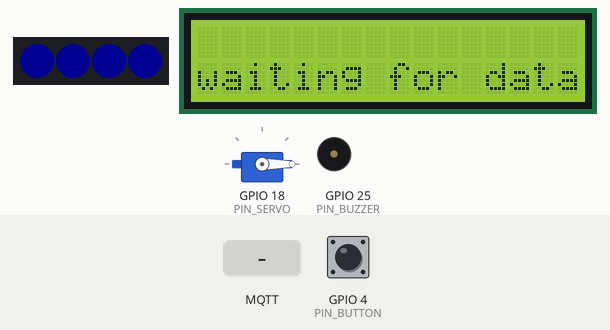
A program run on a simulated ESP32. Parts: servo, 4 RGB LEDs in strip order, left to right, 16×2 character LCD, buzzer (waves = sounding). The inputs (shaded band) are chosen by the test bench; at power-on: GPIO 4 (PIN_BUTTON) HIGH. Dim RGB values are drawn brighter than linear; WiFi joins after 1.5 s; servers stay silent unless stated; the local clock reads 2024-03-15 10:24:30 at power-on unless the program sets it; random numbers use the default seed unless the program sets one; no MQTT or app messages arrive unless stated; servo pulses on a pin are drawn as a servo (544–2400 µs = 0–180°); what the program prints to the serial monitor is not drawn.

Above: at 4.9 s.
5.0 s: MQTT message "Floor 3" arrives on the first subscribed topic
At 6.2 s:
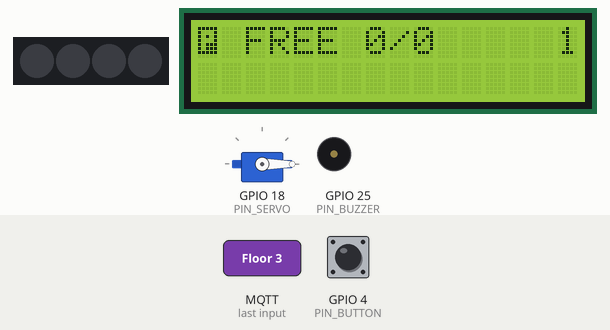
8.0 s: GPIO 4 (PIN_BUTTON) pulled LOW for 0.15 s
At 9.3 s:
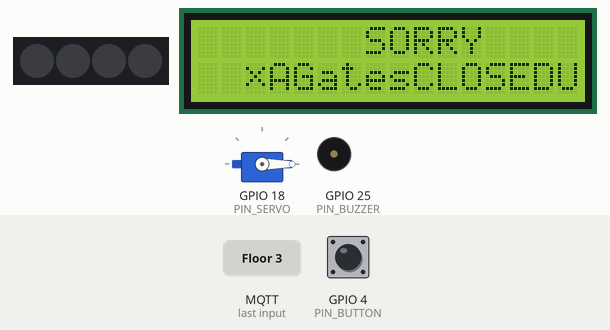
10.0 s: MQTT message "F3" arrives on the first subscribed topic
13.0 s: MQTT message "0" arrives on the first subscribed topic
At 13.21 s:
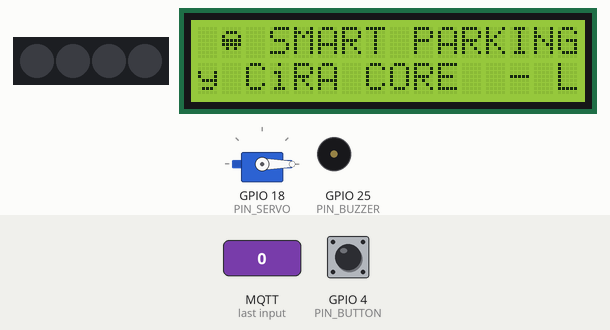
15.3 s: GPIO 4 (PIN_BUTTON) pulled LOW for 1 s
At 16.6 s:
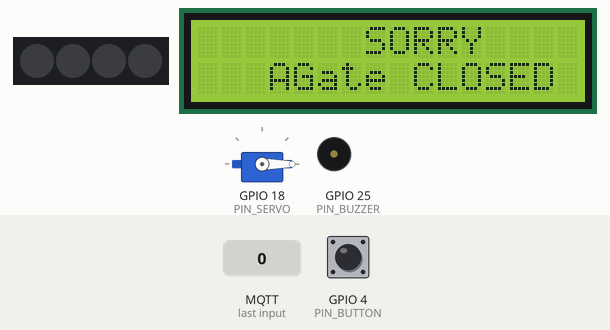
22.3 s: GPIO 4 (PIN_BUTTON) pulled LOW for 0.15 s
At 27.88 s:
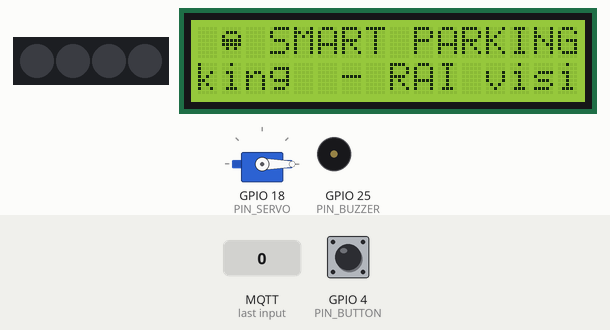
Timing chart, 0 to 29.2 s (numbered marks = the images above; inputs shaded):
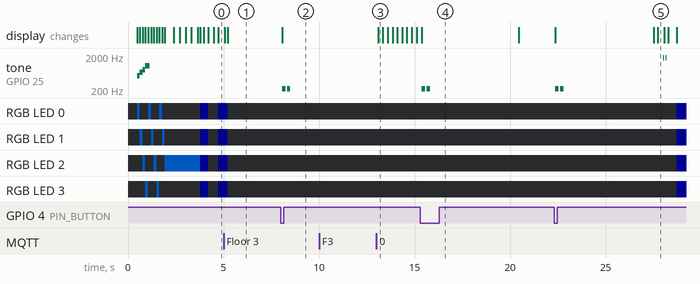

Measured:
- after the input at 8.0 s, tone on GPIO 25 (PIN_BUZZER): alternates 220 Hz for 0.18 s and silent for 0.08 s, 4 changes in all, then stays silent, starting after 0.06 s; the display: changes after 0.06 s (image 2)
- after the input at 10.0 s, every drawn part: stays the same
- after the input at 15.3 s, tone on GPIO 25 (PIN_BUZZER): alternates 220 Hz for 0.18 s and silent for 0.08 s, 4 changes in all, then stays silent, starting after 0.07 s

The program:

main.cpp
```cpp
// Smart Parking AI - floor sign (ESP32 + LCD2004 I2C) - PlatformIO / Wokwi VS Code
// Receives "Floor 1,1,3;Floor 2,1,2;Floor 3,2,3;Floor 4,5,12"  (name,free,total;...  free=-1 -> offline)
//
// Features
//  - LCD frame buffer: only changed characters are written (no more garbled text like "OFee")
//  - custom icons (car, arrow, check, cross, P) + bar graph per floor
//  - auto-rotating pages: FLOORS / GUIDE (recommended floor + animated arrows + marquee)
//  - NeoPixel per floor: green = plenty, amber = almost full, red = full, purple = offline
//  - buzzer: chime when a spot frees up after being full, alert when the lot becomes full
//  - entry gate demo: press the button ("car arrives") -> LCD guides the driver, servo gate opens
//  - NTP clock (Thailand time)
#include <Arduino.h>
#include <Wire.h>
#include <WiFi.h>
#include <time.h>
#include <PubSubClient.h>
#include <LiquidCrystal_I2C.h>
#include <Adafruit_NeoPixel.h>

const char* WIFI_SSID = "Wokwi-GUEST";
const char* WIFI_PASS = "";
const char* MQTT_HOST = "broker.hivemq.com";   // demo only; real device -> local Mosquitto IP
const uint16_t MQTT_PORT = 1883;
const char* TOPIC = "cpe447-happywheel-7f3a/parking/summary";  // must match Node-RED

// ---------- pins ----------
const int PIN_PIXELS = 13;   // NeoPixel chain, one LED per floor
const int PIN_BUZZER = 25;
const int PIN_BUTTON = 4;    // "car arrives" at the entrance (to GND)
const int PIN_SERVO  = 18;   // entry gate
const int NUM_PIXELS = 4;

// ---------- custom LCD characters ----------
enum { CH_CAR = 0, CH_ARROW, CH_EMPTY, CH_CHECK, CH_CROSS, CH_P, CH_DOT, CH_WHEEL };
const uint8_t CH_FULL = 0xFF;  // built-in solid block
byte gCar[8]   = {0b00000, 0b01110, 0b10001, 0b11111, 0b11111, 0b01010, 0b00000, 0b00000};
byte gArrow[8] = {0b00000, 0b01000, 0b01100, 0b01110, 0b01100, 0b01000, 0b00000, 0b00000};
byte gEmpty[8] = {0b11111, 0b10001, 0b10001, 0b10001, 0b10001, 0b10001, 0b11111, 0b00000};
byte gCheck[8] = {0b00000, 0b00001, 0b00011, 0b10110, 0b11100, 0b01000, 0b00000, 0b00000};
byte gCross[8] = {0b00000, 0b10001, 0b01010, 0b00100, 0b01010, 0b10001, 0b00000, 0b00000};
byte gP[8]     = {0b11111, 0b10001, 0b10101, 0b10001, 0b10111, 0b10111, 0b11111, 0b00000};
byte gDot[8]   = {0b00000, 0b00000, 0b01110, 0b01110, 0b01110, 0b00000, 0b00000, 0b00000};
byte gWheel[8] = {0b00110, 0b00110, 0b00100, 0b00111, 0b01100, 0b10010, 0b10010, 0b01100};  // wheelchair (accessible)

LiquidCrystal_I2C* lcd = nullptr;
Adafruit_NeoPixel pixels(NUM_PIXELS, PIN_PIXELS, NEO_GRB + NEO_KHZ800);
WiFiClient net;
PubSubClient mqtt(net);

// ---------- parking data ----------
struct Floor { char name[12]; int free; int total; int pwd; };   // pwd = free accessible spots (not counted in free)
Floor floors[6];
int nFloors = 0;
unsigned long lastMsg = 0;
bool haveData = false;
int lastTotalFree = -1;

int totalFree()  { int s = 0; for (int i = 0; i < nFloors; i++) if (floors[i].free > 0) s += floors[i].free; return s; }
int totalSlots() { int s = 0; for (int i = 0; i < nFloors; i++) if (floors[i].free >= 0) s += floors[i].total; return s; }  // skip offline floors
int onlineFloors() { int s = 0; for (int i = 0; i < nFloors; i++) if (floors[i].free >= 0) s++; return s; }
int bestFloor() {  // most free spots among online floors, -1 if none
  int b = -1;
  for (int i = 0; i < nFloors; i++)
    if (floors[i].free > 0 && (b < 0 || floors[i].free > floors[b].free)) b = i;
  return b;
}
bool stale() { return !haveData || millis() - lastMsg > 15000; }
// "F1 F2" list of floors that have a free accessible spot ("" if none)
void pwdFloors(char* out, int n) {
  out[0] = 0;
  for (int i = 0; i < nFloors; i++)
    if (floors[i].free >= 0 && floors[i].pwd > 0) {
      const char* d = floors[i].name + strlen(floors[i].name);
      while (d > floors[i].name && isdigit((unsigned char)d[-1])) d--;
      char t[6]; snprintf(t, sizeof t, "%sF%s", out[0] ? " " : "", *d ? d : "?");
      strncat(out, t, n - strlen(out) - 1);
    }
}

// ---------- LCD frame buffer (write only what changed) ----------
uint8_t want[4][20], have[4][20];

void clearFrame() { memset(want, ' ', sizeof want); }
void put(int r, int c, const char* s) { for (; *s && c < 20; s++, c++) if (c >= 0) want[r][c] = (uint8_t)*s; }
void putc_(int r, int c, uint8_t ch) { if (c >= 0 && c < 20) want[r][c] = ch; }
void putCenter(int r, const char* s) { put(r, (20 - (int)strlen(s)) / 2, s); }

void printFrame() {  // mirror to serial terminal (readable icons)
  for (int r = 0; r < 4; r++) {
    String s = "LCD" + String(r) + "| ";
    for (int c = 0; c < 20; c++) {
      uint8_t ch = want[r][c];
      s += ch == CH_FULL ? '#' : ch == CH_EMPTY ? '.' : ch == CH_CAR ? 'C' : ch == CH_ARROW ? '>' :
           ch == CH_CHECK ? 'v' : ch == CH_CROSS ? 'x' : ch == CH_P ? 'P' : ch == CH_DOT ? 'o' :
           ch == CH_WHEEL ? 'W' : (char)ch;
    }
    Serial.println(s);
  }
}

void flush() {
  if (!lcd) return;
  for (int r = 0; r < 4; r++) {
    int c = 0;
    while (c < 20) {
      if (want[r][c] == have[r][c]) { c++; continue; }
      lcd->setCursor(c, r);                       // one cursor move per run of changed chars
      while (c < 20 && want[r][c] != have[r][c]) { lcd->write(want[r][c]); have[r][c] = want[r][c]; c++; }
    }
  }
}

// ---------- buzzer (non-blocking melodies) ----------
struct Note { uint16_t f, ms; };
const Note M_BOOT[]  = {{523, 90}, {659, 90}, {784, 90}, {1047, 160}};
const Note M_FREE[]  = {{880, 120}, {0, 40}, {1175, 180}};
const Note M_FULL[]  = {{392, 220}, {0, 60}, {262, 320}};
const Note M_GATE[]  = {{1047, 80}, {0, 40}, {1319, 80}, {0, 40}, {1568, 140}};
const Note M_DENY[]  = {{220, 180}, {0, 80}, {220, 180}};
const Note M_ALERT[] = {{1800, 60}, {0, 60}, {1800, 60}};
const Note* mel = nullptr; int melLen = 0, melIdx = 0; unsigned long melNext = 0;

void play(const Note* m, int n) { mel = m; melLen = n; melIdx = 0; melNext = 0; }
#define PLAY(m) play(m, sizeof(m) / sizeof(m[0]))
void buzzerLoop() {
  if (!mel || millis() < melNext) return;
  if (melIdx >= melLen) { ledcWriteTone(PIN_BUZZER, 0); mel = nullptr; return; }
  ledcWriteTone(PIN_BUZZER, mel[melIdx].f);
  melNext = millis() + mel[melIdx].ms;
  melIdx++;
}

// ---------- servo gate (LEDC 50 Hz, 14-bit) ----------
void servoDeg(int deg) {
  uint32_t us = map(deg, 0, 180, 500, 2400);
  ledcWrite(PIN_SERVO, us * 16384UL / 20000UL);
}

// ---------- pages ----------
enum Page { P_FLOORS, P_GUIDE };
Page page = P_FLOORS;
unsigned long pageSince = 0, gateUntil = 0, frameTick = 0;
bool gateGranted = false;
int gateFloor = -1;
uint32_t anim = 0;   // animation counter (~4 per second)

void shortName(const Floor& f, char* out) {  // "Floor 3" -> "F3"
  const char* d = f.name + strlen(f.name);
  while (d > f.name && isdigit((unsigned char)d[-1])) d--;
  snprintf(out, 4, "F%s", *d ? d : "?");
}

void drawFloorRow(int r, const Floor& f) {
  char sn[4]; shortName(f, sn);
  put(r, 0, sn);
  if (f.free < 0) {
    put(r, 3, (anim / 2) % 2 ? "-- OFFLINE --" : "   OFFLINE   ");
    return;
  }
  if (f.free == 0 && f.pwd > 0) {          // general spots full, accessible spot FREE -> say it in words
    put(r, 3, "FULL");
    put(r, 8, "|");
    putc_(r, 10, CH_WHEEL);
    char buf[10]; snprintf(buf, sizeof buf, "FREE %d", f.pwd);
    put(r, 12, buf);
    if ((anim / 2) % 2) putc_(r, 19, CH_WHEEL);
    return;
  }
  int n = f.total ? (f.free * 8 + f.total / 2) / f.total : 0;   // bar = share of FREE spots
  for (int i = 0; i < 8; i++) putc_(r, 3 + i, i < n ? CH_FULL : CH_EMPTY);
  char buf[8]; snprintf(buf, sizeof buf, "%2d/%-2d", f.free, f.total);
  put(r, 12, buf);
  if (f.free == 0) putc_(r, 18, (anim / 2) % 2 ? CH_CROSS : ' ');
  else putc_(r, 18, CH_CHECK);
  if (f.pwd > 0) putc_(r, 19, CH_WHEEL);   // accessible spot still free on this floor
}

void drawFloors() {
  int row = 0;
  if (nFloors < 4) {  // room for a header line
    putc_(0, 0, CH_P);
    char buf[21]; snprintf(buf, sizeof buf, "FREE %d/%d", totalFree(), totalSlots());
    put(0, 2, buf);
    struct tm t;
    if (getLocalTime(&t, 0)) { strftime(buf, sizeof buf, (anim / 2) % 2 ? "%H:%M" : "%H %M", &t); put(0, 15, buf); }
    row = 1;
  }
  for (int i = 0; i < nFloors && row < 4; i++, row++) drawFloorRow(row, floors[i]);
}

void drawGuide() {
  putc_(0, 1, CH_CAR); put(0, 3, "SMART PARKING"); putc_(0, 18, CH_P);
  char buf[24];
  snprintf(buf, sizeof buf, "Free spots: %d/%d", totalFree(), totalSlots());
  putCenter(1, buf);
  int b = bestFloor();
  if (b >= 0) {
    put(2, 0, "GO ");
    put(2, 3, floors[b].name);
    for (int i = 0; i < 4; i++) putc_(2, 15 + i, ((anim + 4 - i) % 4) == 0 ? CH_FULL : CH_ARROW);
  } else if (onlineFloors() == 0) {
    putCenter(2, "ALL CAMERAS OFFLINE");
  } else if ((anim / 2) % 2) {
    putCenter(2, "*** LOT  FULL ***");
  }
  char pf[24]; pwdFloors(pf, sizeof pf);
  char marq[140];
  snprintf(marq, sizeof marq, "%s%s%sWelcome to SPU parking  -  AI vision by CiRA CORE  -  please drive slowly  -  ",
           pf[0] ? "Accessible parking free: " : "", pf, pf[0] ? "  -  " : "");
  int L = strlen(marq);
  for (int c = 0; c < 20; c++) want[3][c] = marq[(anim + c) % L];
}

void drawGate() {
  if (gateGranted) {
    putc_(0, 2, CH_CAR); put(0, 5, "WELCOME !"); putc_(0, 17, CH_CAR);
    put(1, 0, "Please go to:");
    char buf[24]; snprintf(buf, sizeof buf, "%s (%d free)", floors[gateFloor].name, floors[gateFloor].free);
    putc_(2, 0, CH_ARROW); put(2, 2, buf);
    put(3, 0, "Gate OPEN ");
    for (int i = 0; i < 5; i++) putc_(3, 12 + i, i <= (int)(anim % 6) ? CH_DOT : ' ');
  } else {
    putCenter(0, "SORRY");
    putCenter(1, "PARKING LOT FULL");
    char pf[24]; pwdFloors(pf, sizeof pf);
    if (pf[0]) {   // general spots full, but tell disabled drivers where to go
      char buf[24]; snprintf(buf, sizeof buf, "PWD only: %s", pf);
      putc_(2, 1, CH_WHEEL); put(2, 3, buf);
    } else {
      putc_(2, 2, CH_CROSS); put(2, 4, "Please wait"); putc_(2, 17, CH_CROSS);
    }
    putCenter(3, "Gate CLOSED");
  }
}

void drawStale() {
  if ((anim / 2) % 2) putCenter(0, "!!  NO DATA  !!");
  putCenter(1, "Check MQTT link /");
  putCenter(2, "CiRA CORE camera");
  char buf[21];
  if (haveData) snprintf(buf, sizeof buf, "last data %lus ago", (millis() - lastMsg) / 1000);
  else snprintf(buf, sizeof buf, "waiting for data...");
  putCenter(3, buf);
}

void render() {
  clearFrame();
  if (millis() < gateUntil) drawGate();
  else if (stale()) drawStale();
  else if (page == P_FLOORS) drawFloors();
  else drawGuide();
  flush();
}

// ---------- NeoPixels ----------
void pixelsLoop() {
  float breath = 0.55f + 0.45f * sinf(millis() / 600.0f);
  for (int i = 0; i < NUM_PIXELS; i++) {
    uint32_t c = 0;
    if (stale()) c = ((millis() / 500) % 2) ? pixels.Color(0, 0, 60) : 0;
    else if (i < nFloors) {
      const Floor& f = floors[i];
      if (f.free < 0) c = pixels.Color(40 * breath, 0, 60 * breath);              // offline: purple breathing
      else if (f.free == 0 && f.pwd > 0) c = pixels.Color(0, 90 * breath, 255 * breath); // full, but accessible spot free: blue
      else if (f.free == 0) c = pixels.Color(255, 0, 0);                          // full
      else if (f.free * 3 < f.total) c = pixels.Color(255, 120, 0);               // almost full
      else c = pixels.Color(0, 220, 60);                                          // plenty
      if (millis() < gateUntil && gateGranted && i == gateFloor && (millis() / 150) % 2) c = pixels.Color(255, 255, 255);
    }
    pixels.setPixelColor(i, c);
  }
  pixels.show();
}

// ---------- MQTT ----------
void onMessage(char* topic, byte* p, unsigned int len) {
  String s;
  for (unsigned int i = 0; i < len; i++) s += (char)p[i];
  Serial.println("MQTT <- " + s);
  lastMsg = millis();
  haveData = true;
  nFloors = 0;
  int i = 0;
  while (nFloors < 6 && i < (int)s.length()) {
    int semi = s.indexOf(';', i);
    if (semi < 0) semi = s.length();
    String item = s.substring(i, semi);
    int c1 = item.indexOf(',');
    int c2 = item.indexOf(',', c1 + 1);
    if (c1 > 0 && c2 > c1) {
      Floor& f = floors[nFloors++];
      strncpy(f.name, item.substring(0, c1).c_str(), sizeof f.name - 1);
      f.name[sizeof f.name - 1] = 0;
      f.free = item.substring(c1 + 1, c2).toInt();
      int c3 = item.indexOf(',', c2 + 1);   // optional 4th value: free accessible spots
      f.total = (c3 > c2 ? item.substring(c2 + 1, c3) : item.substring(c2 + 1)).toInt();
      f.pwd = c3 > c2 ? item.substring(c3 + 1).toInt() : 0;
    }
    i = semi + 1;
  }
  int tf = onlineFloors() ? totalFree() : -1;
  if (lastTotalFree == 0 && tf > 0) PLAY(M_FREE);         // a spot opened up after being full
  if (lastTotalFree > 0 && tf == 0) PLAY(M_FULL);         // lot just became full
  lastTotalFree = tf;
  render();
  printFrame();
}

void bootScreen(const char* l1, const char* l2) {
  clearFrame();
  putc_(0, 0, CH_P); put(0, 2, "SMART PARKING AI");
  putCenter(1, "Happy Wheel CPE447");
  putCenter(2, l1);
  putCenter(3, l2);
  flush();
  Serial.printf("[boot] %s %s\n", l1, l2);
}

void connectWifi() {
  WiFi.begin(WIFI_SSID, WIFI_PASS);
  int dots = 0;
  while (WiFi.status() != WL_CONNECTED) {
    char b[21]; snprintf(b, sizeof b, "WiFi %.*s", dots % 4, "...");
    bootScreen(b, "");
    delay(300); dots++;
  }
  Serial.println("WiFi: connected " + WiFi.localIP().toString());
  configTime(7 * 3600, 0, "pool.ntp.org", "time.google.com");   // Thailand UTC+7
}

void connectMqtt() {
  while (!mqtt.connected()) {
    bootScreen("Connecting MQTT...", MQTT_HOST);
    String id = "esp32-sign-" + String((uint32_t)esp_random(), HEX);
    if (mqtt.connect(id.c_str())) {
      mqtt.subscribe(TOPIC);
      Serial.println("MQTT: connected, subscribed");
    } else {
      Serial.println("MQTT: failed rc=" + String(mqtt.state()) + ", retry");
      delay(1500);
    }
  }
}

// ---------- entry gate button ----------
void buttonLoop() {
  static bool last = HIGH;
  static unsigned long lastChange = 0;
  bool now = digitalRead(PIN_BUTTON);
  if (now != last && millis() - lastChange > 40) {
    lastChange = millis();
    last = now;
    if (now == LOW && millis() >= gateUntil) {
      gateFloor = stale() ? -1 : bestFloor();
      gateGranted = gateFloor >= 0;
      gateUntil = millis() + 5000;
      if (gateGranted) { servoDeg(90); PLAY(M_GATE); }
      else PLAY(M_DENY);
      Serial.printf("GATE: car arrived -> %s\n", gateGranted ? floors[gateFloor].name : "DENIED (full)");
      render();
      printFrame();
    }
  }
}

// ---------- setup / loop ----------
byte findLcd() {
  for (byte a = 1; a < 127; a++) {
    Wire.beginTransmission(a);
    if (Wire.endTransmission() == 0) { Serial.printf("I2C found: 0x%02X\n", a); return a; }
  }
  return 0;
}

void setup() {
  Serial.begin(115200);
  delay(300);
  Serial.println("Smart Parking sign starting");
  pinMode(PIN_BUTTON, INPUT_PULLUP);
  ledcAttach(PIN_BUZZER, 2000, 10);
  ledcAttach(PIN_SERVO, 50, 14);
  servoDeg(0);
  pixels.begin();
  pixels.setBrightness(80);
  pixels.clear(); pixels.show();

  Wire.begin(21, 22);  // SDA=21, SCL=22
  Wire.setClock(100000);
  byte addr = findLcd();
  if (addr) {
    lcd = new LiquidCrystal_I2C(addr, 20, 4);
    lcd->init();
    lcd->backlight();
    lcd->createChar(CH_CAR, gCar);   lcd->createChar(CH_ARROW, gArrow);
    lcd->createChar(CH_EMPTY, gEmpty); lcd->createChar(CH_CHECK, gCheck);
    lcd->createChar(CH_CROSS, gCross); lcd->createChar(CH_P, gP);
    lcd->createChar(CH_DOT, gDot);   lcd->createChar(CH_WHEEL, gWheel);
    lcd->clear();
    memset(have, ' ', sizeof have);
    Serial.printf("LCD ready at 0x%02X\n", addr);
  } else {
    Serial.println("LCD NOT FOUND - check SDA(21) / SCL(22) / VCC / GND wires");
  }

  // boot animation: car drives across
  PLAY(M_BOOT);
  for (int x = -1; x < 21; x++) {
    clearFrame();
    putc_(0, 0, CH_P); put(0, 2, "SMART PARKING AI");
    putCenter(1, "Happy Wheel CPE447");
    for (int c = 0; c < 20; c++) want[3][c] = '_';
    putc_(2, x, CH_CAR);
    flush();
    buzzerLoop();
    pixels.setPixelColor(((x + 1) / 2) % NUM_PIXELS, pixels.Color(0, 120, 255));
    pixels.show();
    delay(70);
    pixels.clear();
  }
  connectWifi();
  mqtt.setServer(MQTT_HOST, MQTT_PORT);
  mqtt.setCallback(onMessage);
  connectMqtt();
  pageSince = millis();
}

void loop() {
  if (WiFi.status() != WL_CONNECTED) connectWifi();
  if (!mqtt.connected()) connectMqtt();
  mqtt.loop();
  buttonLoop();
  buzzerLoop();

  if (gateUntil && millis() >= gateUntil) { gateUntil = 0; servoDeg(0); }
  if (millis() - pageSince > (page == P_FLOORS ? 7000UL : 5000UL)) {
    page = page == P_FLOORS ? P_GUIDE : P_FLOORS;
    pageSince = millis();
  }
  static bool wasStale = false;
  if (stale() != wasStale) { wasStale = stale(); if (wasStale && haveData) PLAY(M_ALERT); }

  if (millis() - frameTick > 250) {   // ~4 fps animation; only changed characters go over I2C
    frameTick = millis();
    anim++;
    render();
    pixelsLoop();
  }
}
```
